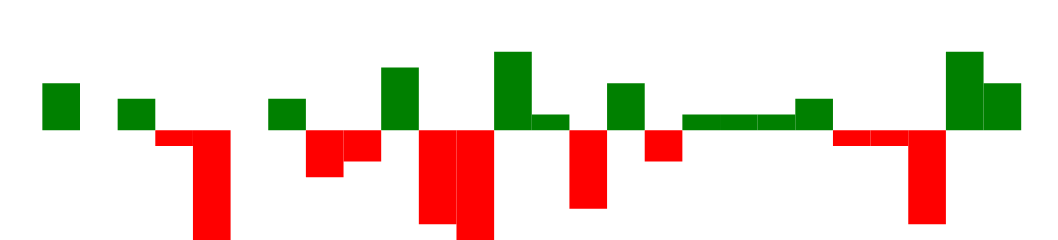

Vega-Lite specification for this chart:
### Vega specification from a JSON file in a GitHub repository (floating-point values rounded to 4 significant figures)
{"$schema": "https://vega.github.io/schema/vega/v5.json", "width": 225, "height": 40, "padding": 0, "data": [{"name": "table", "values": [{"game": "g1", "diff": 3}, {"game": "g2", "diff": 0}, {"game": "g3", "diff": 2}, {"game": "g4", "diff": -1}, {"game": "g5", "diff": -7}, {"game": "g6", "diff": 0}, {"game": "g7", "diff": 2}, {"game": "g8", "diff": -3}, {"game": "g9", "diff": -2}, {"game": "g10", "diff": 4}, {"game": "g11", "diff": -6}, {"game": "g12", "diff": -7}, {"game": "g13", "diff": 5}, {"game": "g14", "diff": 1}, {"game": "g15", "diff": -5}, {"game": "g16", "diff": 3}, {"game": "g17", "diff": -2}, {"game": "g18", "diff": 1}, {"game": "g19", "diff": 1}, {"game": "g20", "diff": 1}, {"game": "g21", "diff": 2}, {"game": "g22", "diff": -1}, {"game": "g23", "diff": -1}, {"game": "g24", "diff": -6}, {"game": "g25", "diff": 5}, {"game": "g26", "diff": 3}]}], "signals": [{"name": "tooltip", "value": {}, "on": [{"events": "rect:mouseover", "update": "datum"}, {"events": "rect:mouseout", "update": "{}"}]}], "scales": [{"name": "xscale", "type": "band", "domain": {"data": "table", "field": "game"}, "range": "width", "padding": 0.05, "round": true}, {"name": "yscale", "domain": {"data": "table", "field": "diff"}, "nice": true, "range": "height"}], "axes": [{"orient": "bottom", "scale": "xscale", "labels": false, "ticks": false}, {"orient": "right", "scale": "yscale", "labels": false, "ticks": false}], "marks": [{"type": "rect", "from": {"data": "table"}, "encode": {"enter": {"x": {"scale": "xscale", "field": "game"}, "width": {"scale": "xscale", "band": 1}, "y": {"scale": "yscale", "field": "diff"}, "y2": {"scale": "yscale", "value": 0}, "fill": [{"test": "datum.diff > 0", "value": "green"}, {"value": "red"}]}, "update": {"fill": [{"test": "datum.diff > 0", "value": "green"}, {"value": "red"}]}, "hover": {"fill": {"value": "black"}}}}, {"type": "text", "encode": {"enter": {"align": {"value": "center"}, "baseline": {"value": "bottom"}, "fill": {"value": "#333"}}, "update": {"x": {"scale": "xscale", "signal": "tooltip.game", "band": 0.5}, "y": {"scale": "yscale", "signal": "tooltip.diff", "offset": 0.05}, "text": {"signal": "tooltip.diff"}, "fillOpacity": [{"test": "datum === tooltip", "value": 0}, {"value": 1}]}}}], "config": {}}
